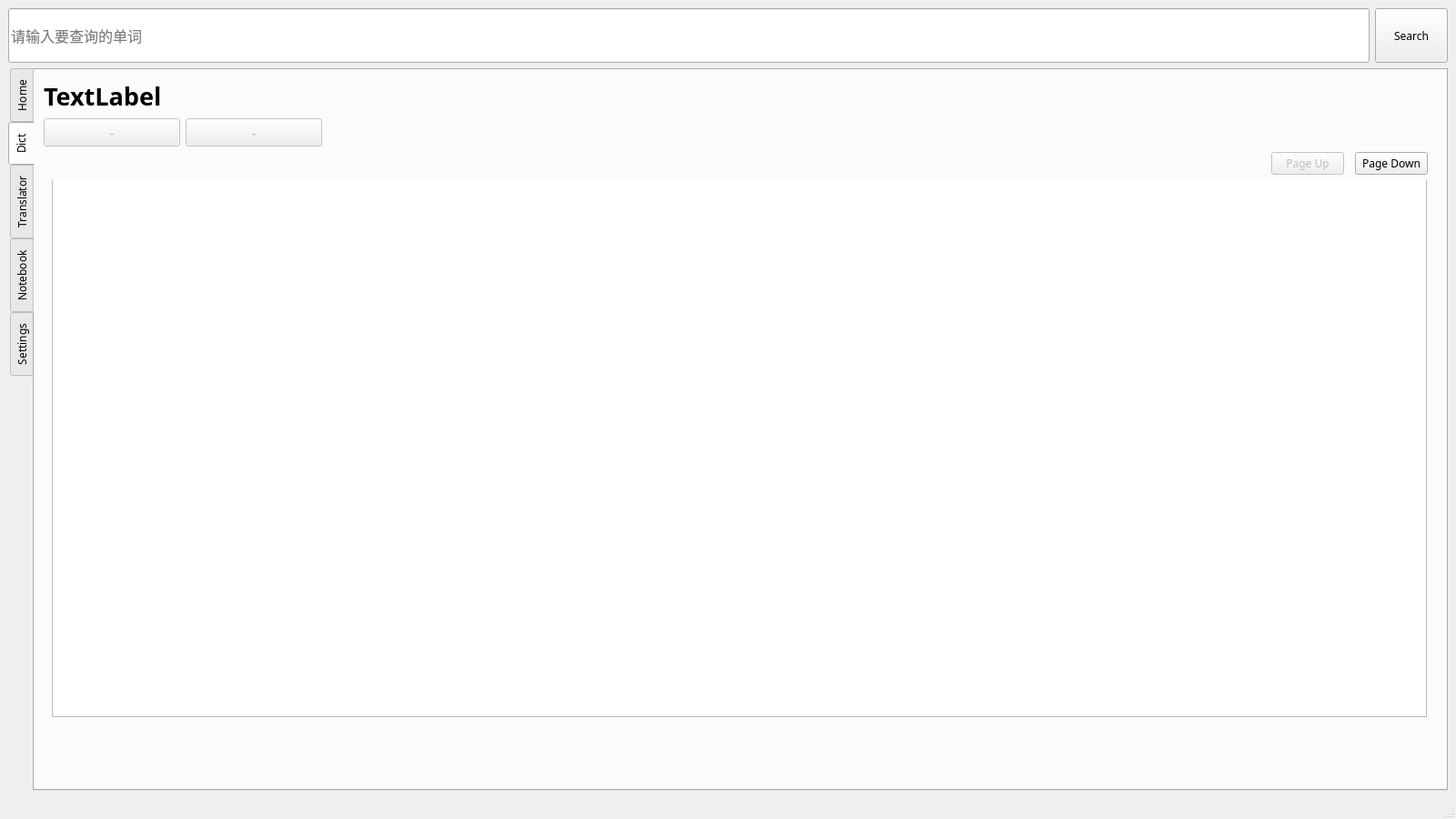
<?xml version="1.0" encoding="UTF-8"?>
<ui version="4.0">
 <class>MainWindow</class>
 <widget class="QMainWindow" name="MainWindow">
  <property name="geometry">
   <rect>
    <x>0</x>
    <y>0</y>
    <width>1600</width>
    <height>900</height>
   </rect>
  </property>
  <property name="minimumSize">
   <size>
    <width>1600</width>
    <height>900</height>
   </size>
  </property>
  <property name="maximumSize">
   <size>
    <width>1600</width>
    <height>900</height>
   </size>
  </property>
  <property name="windowTitle">
   <string>DictionaryForAll</string>
  </property>
  <property name="locale">
   <locale language="Chinese" country="China"/>
  </property>
  <widget class="QWidget" name="centralwidget">
   <layout class="QGridLayout" name="gridLayout">
    <item row="4" column="0" rowspan="2" colspan="2">
     <widget class="QTabWidget" name="tabWidget">
      <property name="font">
       <font>
        <family>等线</family>
       </font>
      </property>
      <property name="tabPosition">
       <enum>QTabWidget::West</enum>
      </property>
      <property name="currentIndex">
       <number>1</number>
      </property>
      <widget class="QWidget" name="tab">
       <attribute name="title">
        <string>Home</string>
       </attribute>
       <widget class="QWidget" name="gridLayoutWidget">
        <property name="geometry">
         <rect>
          <x>0</x>
          <y>0</y>
          <width>1551</width>
          <height>781</height>
         </rect>
        </property>
        <layout class="QGridLayout" name="gridLayout_2">
         <property name="leftMargin">
          <number>10</number>
         </property>
         <property name="topMargin">
          <number>10</number>
         </property>
         <property name="rightMargin">
          <number>10</number>
         </property>
         <property name="bottomMargin">
          <number>10</number>
         </property>
         <item row="2" column="10">
          <widget class="QPushButton" name="pushButton_4">
           <property name="enabled">
            <bool>false</bool>
           </property>
           <property name="font">
            <font>
             <family>等线</family>
            </font>
           </property>
           <property name="text">
            <string>-</string>
           </property>
          </widget>
         </item>
         <item row="2" column="0" colspan="8">
          <widget class="QLabel" name="label_3">
           <property name="font">
            <font>
             <family>等线</family>
             <pointsize>10</pointsize>
            </font>
           </property>
           <property name="text">
            <string>TextLabel</string>
           </property>
           <property name="textFormat">
            <enum>Qt::RichText</enum>
           </property>
           <property name="scaledContents">
            <bool>false</bool>
           </property>
           <property name="wordWrap">
            <bool>true</bool>
           </property>
           <property name="indent">
            <number>3</number>
           </property>
          </widget>
         </item>
         <item row="2" column="9" alignment="Qt::AlignHCenter">
          <widget class="QCheckBox" name="checkBox">
           <property name="text">
            <string>显示图片</string>
           </property>
          </widget>
         </item>
         <item row="3" column="0" colspan="11">
          <widget class="QLabel" name="label">
           <property name="text">
            <string>TextLabel</string>
           </property>
          </widget>
         </item>
         <item row="4" column="0" colspan="11">
          <spacer name="verticalSpacer">
           <property name="orientation">
            <enum>Qt::Vertical</enum>
           </property>
           <property name="sizeHint" stdset="0">
            <size>
             <width>20</width>
             <height>40</height>
            </size>
           </property>
          </spacer>
         </item>
         <item row="2" column="8">
          <widget class="QPushButton" name="pushButton_5">
           <property name="enabled">
            <bool>false</bool>
           </property>
           <property name="font">
            <font>
             <family>等线</family>
            </font>
           </property>
           <property name="text">
            <string>-</string>
           </property>
          </widget>
         </item>
        </layout>
       </widget>
      </widget>
      <widget class="QWidget" name="tab_2">
       <attribute name="title">
        <string>Dict</string>
       </attribute>
       <widget class="QWidget" name="gridLayoutWidget_2">
        <property name="geometry">
         <rect>
          <x>0</x>
          <y>0</y>
          <width>1531</width>
          <height>761</height>
         </rect>
        </property>
        <layout class="QGridLayout" name="gridLayout_3">
         <property name="leftMargin">
          <number>10</number>
         </property>
         <property name="topMargin">
          <number>10</number>
         </property>
         <item row="3" column="0" colspan="8">
          <widget class="QStackedWidget" name="stackedWidget">
           <property name="currentIndex">
            <number>1</number>
           </property>
           <widget class="QWidget" name="page_5">
            <widget class="QWidget" name="verticalLayoutWidget">
             <property name="geometry">
              <rect>
               <x>9</x>
               <y>-1</y>
               <width>1511</width>
               <height>591</height>
              </rect>
             </property>
             <layout class="QVBoxLayout" name="verticalLayout">
              <item>
               <widget class="QTextBrowser" name="Youdao_Dict">
                <property name="styleSheet">
                 <string notr="true">font: 12pt &quot;更纱黑体 Mono SC Nerd&quot;;</string>
                </property>
               </widget>
              </item>
             </layout>
            </widget>
           </widget>
           <widget class="QWidget" name="page_6">
            <widget class="QWidget" name="verticalLayoutWidget_2">
             <property name="geometry">
              <rect>
               <x>9</x>
               <y>-1</y>
               <width>1511</width>
               <height>591</height>
              </rect>
             </property>
             <layout class="QVBoxLayout" name="verticalLayout_2">
              <item>
               <widget class="QTextBrowser" name="Bing_Dict"/>
              </item>
             </layout>
            </widget>
           </widget>
           <widget class="QWidget" name="page_2">
            <widget class="QWidget" name="verticalLayoutWidget_4">
             <property name="geometry">
              <rect>
               <x>9</x>
               <y>0</y>
               <width>1511</width>
               <height>591</height>
              </rect>
             </property>
             <layout class="QVBoxLayout" name="verticalLayout_4">
              <item>
               <widget class="QTextBrowser" name="Jinshan_Dict"/>
              </item>
             </layout>
            </widget>
           </widget>
           <widget class="QWidget" name="page">
            <widget class="QWidget" name="verticalLayoutWidget_3">
             <property name="geometry">
              <rect>
               <x>9</x>
               <y>-1</y>
               <width>1511</width>
               <height>591</height>
              </rect>
             </property>
             <layout class="QVBoxLayout" name="verticalLayout_3">
              <item>
               <widget class="QTextBrowser" name="Hi_Dict"/>
              </item>
             </layout>
            </widget>
           </widget>
          </widget>
         </item>
         <item row="2" column="0" colspan="4">
          <spacer name="horizontalSpacer_4">
           <property name="orientation">
            <enum>Qt::Horizontal</enum>
           </property>
           <property name="sizeHint" stdset="0">
            <size>
             <width>40</width>
             <height>20</height>
            </size>
           </property>
          </spacer>
         </item>
         <item row="2" column="7">
          <widget class="QPushButton" name="pushButton_8">
           <property name="text">
            <string>Page Down</string>
           </property>
          </widget>
         </item>
         <item row="1" column="0" colspan="2">
          <widget class="QPushButton" name="pushButton_2">
           <property name="enabled">
            <bool>false</bool>
           </property>
           <property name="minimumSize">
            <size>
             <width>150</width>
             <height>0</height>
            </size>
           </property>
           <property name="font">
            <font>
             <family>等线</family>
             <pointsize>12</pointsize>
            </font>
           </property>
           <property name="text">
            <string>-</string>
           </property>
          </widget>
         </item>
         <item row="0" column="0" colspan="4">
          <widget class="QLabel" name="label_2">
           <property name="font">
            <font>
             <family>等线</family>
             <pointsize>20</pointsize>
             <bold>true</bold>
            </font>
           </property>
           <property name="text">
            <string>TextLabel</string>
           </property>
           <property name="margin">
            <number>10</number>
           </property>
          </widget>
         </item>
         <item row="2" column="5">
          <widget class="QPushButton" name="pushButton_10">
           <property name="enabled">
            <bool>false</bool>
           </property>
           <property name="text">
            <string>Page Up</string>
           </property>
          </widget>
         </item>
         <item row="1" column="2" colspan="2">
          <widget class="QPushButton" name="pushButton_3">
           <property name="enabled">
            <bool>false</bool>
           </property>
           <property name="minimumSize">
            <size>
             <width>150</width>
             <height>0</height>
            </size>
           </property>
           <property name="font">
            <font>
             <family>等线</family>
             <pointsize>12</pointsize>
            </font>
           </property>
           <property name="text">
            <string>-</string>
           </property>
          </widget>
         </item>
         <item row="2" column="4">
          <spacer name="horizontalSpacer_5">
           <property name="orientation">
            <enum>Qt::Horizontal</enum>
           </property>
           <property name="sizeHint" stdset="0">
            <size>
             <width>40</width>
             <height>20</height>
            </size>
           </property>
          </spacer>
         </item>
         <item row="1" column="4" colspan="4">
          <spacer name="horizontalSpacer">
           <property name="orientation">
            <enum>Qt::Horizontal</enum>
           </property>
           <property name="sizeHint" stdset="0">
            <size>
             <width>40</width>
             <height>20</height>
            </size>
           </property>
          </spacer>
         </item>
        </layout>
       </widget>
      </widget>
      <widget class="QWidget" name="tab_3">
       <attribute name="title">
        <string>Translator</string>
       </attribute>
       <widget class="QWidget" name="gridLayoutWidget_3">
        <property name="geometry">
         <rect>
          <x>9</x>
          <y>-1</y>
          <width>1521</width>
          <height>761</height>
         </rect>
        </property>
        <layout class="QGridLayout" name="gridLayout_4">
         <item row="0" column="1">
          <widget class="QComboBox" name="comboBox"/>
         </item>
         <item row="0" column="7">
          <spacer name="horizontalSpacer_3">
           <property name="orientation">
            <enum>Qt::Horizontal</enum>
           </property>
           <property name="sizeHint" stdset="0">
            <size>
             <width>40</width>
             <height>20</height>
            </size>
           </property>
          </spacer>
         </item>
         <item row="0" column="5">
          <widget class="QPushButton" name="pushButton_6">
           <property name="text">
            <string>PushButton</string>
           </property>
          </widget>
         </item>
         <item row="0" column="2">
          <widget class="QToolButton" name="toolButton">
           <property name="text">
            <string>...</string>
           </property>
          </widget>
         </item>
         <item row="2" column="1">
          <spacer name="verticalSpacer_2">
           <property name="orientation">
            <enum>Qt::Vertical</enum>
           </property>
           <property name="sizeHint" stdset="0">
            <size>
             <width>20</width>
             <height>40</height>
            </size>
           </property>
          </spacer>
         </item>
         <item row="0" column="6">
          <widget class="QPushButton" name="pushButton_7">
           <property name="text">
            <string>PushButton</string>
           </property>
          </widget>
         </item>
         <item row="1" column="5" colspan="4">
          <widget class="QTextBrowser" name="textBrowser_3"/>
         </item>
         <item row="0" column="0">
          <spacer name="horizontalSpacer_2">
           <property name="orientation">
            <enum>Qt::Horizontal</enum>
           </property>
           <property name="sizeHint" stdset="0">
            <size>
             <width>40</width>
             <height>20</height>
            </size>
           </property>
          </spacer>
         </item>
         <item row="1" column="0" colspan="5">
          <widget class="QPlainTextEdit" name="plainTextEdit"/>
         </item>
         <item row="0" column="3" colspan="2">
          <widget class="QComboBox" name="comboBox_2"/>
         </item>
        </layout>
       </widget>
      </widget>
      <widget class="QWidget" name="tab_4">
       <attribute name="title">
        <string>Notebook</string>
       </attribute>
      </widget>
      <widget class="QWidget" name="tab_5">
       <attribute name="title">
        <string>Settings</string>
       </attribute>
      </widget>
     </widget>
    </item>
    <item row="3" column="0">
     <widget class="QLineEdit" name="lineEdit">
      <property name="minimumSize">
       <size>
        <width>300</width>
        <height>60</height>
       </size>
      </property>
      <property name="font">
       <font>
        <family>等线</family>
        <pointsize>12</pointsize>
       </font>
      </property>
      <property name="placeholderText">
       <string>请输入要查询的单词</string>
      </property>
      <property name="clearButtonEnabled">
       <bool>true</bool>
      </property>
     </widget>
    </item>
    <item row="3" column="1">
     <widget class="QPushButton" name="pushButton">
      <property name="minimumSize">
       <size>
        <width>0</width>
        <height>60</height>
       </size>
      </property>
      <property name="font">
       <font>
        <family>等线</family>
       </font>
      </property>
      <property name="text">
       <string>Search</string>
      </property>
     </widget>
    </item>
   </layout>
  </widget>
  <widget class="QStatusBar" name="statusbar">
   <property name="font">
    <font>
     <family>等线</family>
    </font>
   </property>
  </widget>
  <action name="actionClose">
   <property name="text">
    <string>Close</string>
   </property>
  </action>
  <action name="actionSet_apis">
   <property name="text">
    <string>接口设置</string>
   </property>
   <property name="font">
    <font>
     <family>等线</family>
    </font>
   </property>
  </action>
  <action name="action">
   <property name="text">
    <string>简体中文</string>
   </property>
   <property name="font">
    <font>
     <family>等线</family>
    </font>
   </property>
  </action>
  <action name="actionEnglish">
   <property name="text">
    <string>English</string>
   </property>
   <property name="font">
    <font>
     <family>等线</family>
    </font>
   </property>
  </action>
  <action name="actionPic_sources">
   <property name="text">
    <string>图源设置</string>
   </property>
   <property name="font">
    <font>
     <family>等线</family>
    </font>
   </property>
  </action>
  <action name="actionFunctions">
   <property name="text">
    <string>功能设置</string>
   </property>
   <property name="font">
    <font>
     <family>等线</family>
    </font>
   </property>
  </action>
  <action name="actionConfigrations">
   <property name="text">
    <string>Configrations</string>
   </property>
  </action>
  <action name="actionAbout">
   <property name="text">
    <string>About</string>
   </property>
  </action>
 </widget>
 <resources/>
 <connections/>
</ui>
